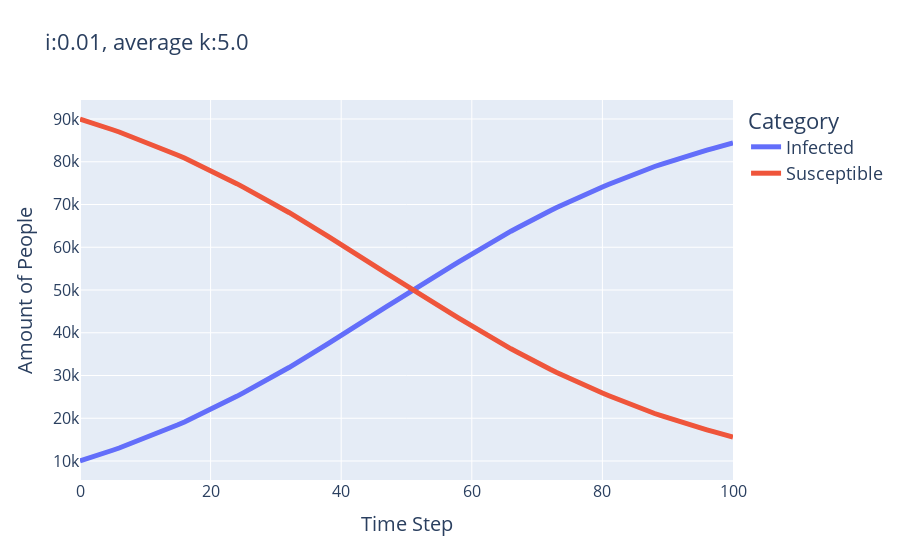
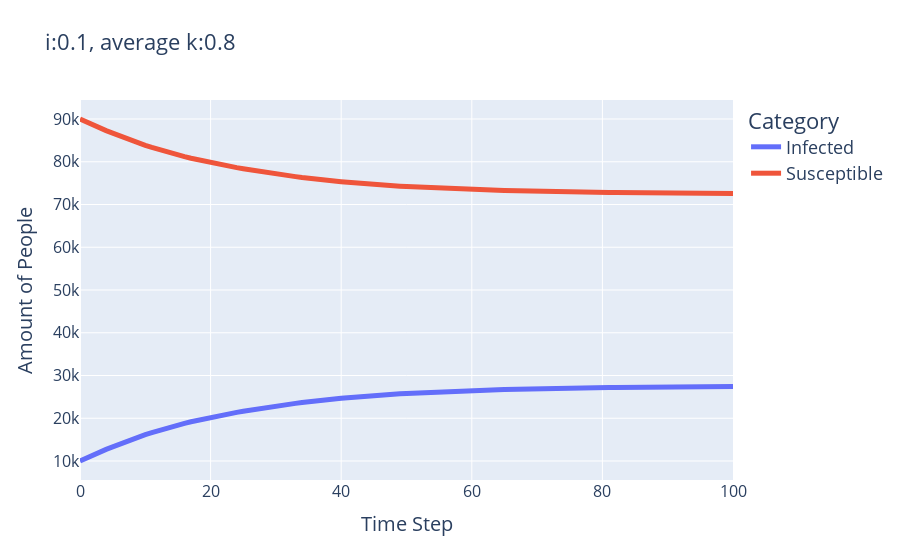

The code cell stored with these charts, in order, in its notebook:
### Code cell
titles = [f"i:{case['i']}, average k:{case['average_k']}" for case in cases]
plot_cases_amount(cases, titles)
